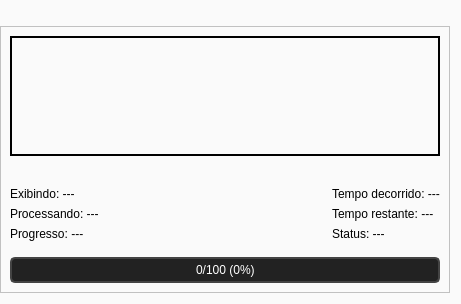
     <widget class="QWidget" name="widget" native="true">
      <property name="palette">
       <palette>
        <active>
         <colorrole role="WindowText">
          <brush brushstyle="SolidPattern">
           <color alpha="255">
            <red>0</red>
            <green>0</green>
            <blue>0</blue>
           </color>
          </brush>
         </colorrole>
         <colorrole role="Button">
          <brush brushstyle="SolidPattern">
           <color alpha="255">
            <red>250</red>
            <green>250</green>
            <blue>250</blue>
           </color>
          </brush>
         </colorrole>
         <colorrole role="Text">
          <brush brushstyle="SolidPattern">
           <color alpha="255">
            <red>0</red>
            <green>0</green>
            <blue>0</blue>
           </color>
          </brush>
         </colorrole>
         <colorrole role="ButtonText">
          <brush brushstyle="SolidPattern">
           <color alpha="255">
            <red>0</red>
            <green>0</green>
            <blue>0</blue>
           </color>
          </brush>
         </colorrole>
         <colorrole role="Base">
          <brush brushstyle="SolidPattern">
           <color alpha="255">
            <red>250</red>
            <green>250</green>
            <blue>250</blue>
           </color>
          </brush>
         </colorrole>
         <colorrole role="Window">
          <brush brushstyle="SolidPattern">
           <color alpha="255">
            <red>250</red>
            <green>250</green>
            <blue>250</blue>
           </color>
          </brush>
         </colorrole>
         <colorrole role="PlaceholderText">
          <brush brushstyle="SolidPattern">
           <color alpha="128">
            <red>0</red>
            <green>0</green>
            <blue>0</blue>
           </color>
          </brush>
         </colorrole>
        </active>
        <inactive>
         <colorrole role="WindowText">
          <brush brushstyle="SolidPattern">
           <color alpha="255">
            <red>0</red>
            <green>0</green>
            <blue>0</blue>
           </color>
          </brush>
         </colorrole>
         <colorrole role="Button">
          <brush brushstyle="SolidPattern">
           <color alpha="255">
            <red>250</red>
            <green>250</green>
            <blue>250</blue>
           </color>
          </brush>
         </colorrole>
         <colorrole role="Text">
          <brush brushstyle="SolidPattern">
           <color alpha="255">
            <red>0</red>
            <green>0</green>
            <blue>0</blue>
           </color>
          </brush>
         </colorrole>
         <colorrole role="ButtonText">
          <brush brushstyle="SolidPattern">
           <color alpha="255">
            <red>0</red>
            <green>0</green>
            <blue>0</blue>
           </color>
          </brush>
         </colorrole>
         <colorrole role="Base">
          <brush brushstyle="SolidPattern">
           <color alpha="255">
            <red>250</red>
            <green>250</green>
            <blue>250</blue>
           </color>
          </brush>
         </colorrole>
         <colorrole role="Window">
          <brush brushstyle="SolidPattern">
           <color alpha="255">
            <red>250</red>
            <green>250</green>
            <blue>250</blue>
           </color>
          </brush>
         </colorrole>
         <colorrole role="PlaceholderText">
          <brush brushstyle="SolidPattern">
           <color alpha="128">
            <red>0</red>
            <green>0</green>
            <blue>0</blue>
           </color>
          </brush>
         </colorrole>
        </inactive>
        <disabled>
         <colorrole role="WindowText">
          <brush brushstyle="SolidPattern">
           <color alpha="255">
            <red>0</red>
            <green>0</green>
            <blue>0</blue>
           </color>
          </brush>
         </colorrole>
         <colorrole role="Button">
          <brush brushstyle="SolidPattern">
           <color alpha="255">
            <red>250</red>
            <green>250</green>
            <blue>250</blue>
           </color>
          </brush>
         </colorrole>
         <colorrole role="Text">
          <brush brushstyle="SolidPattern">
           <color alpha="255">
            <red>0</red>
            <green>0</green>
            <blue>0</blue>
           </color>
          </brush>
         </colorrole>
         <colorrole role="ButtonText">
          <brush brushstyle="SolidPattern">
           <color alpha="255">
            <red>0</red>
            <green>0</green>
            <blue>0</blue>
           </color>
          </brush>
         </colorrole>
         <colorrole role="Base">
          <brush brushstyle="SolidPattern">
           <color alpha="255">
            <red>250</red>
            <green>250</green>
            <blue>250</blue>
           </color>
          </brush>
         </colorrole>
         <colorrole role="Window">
          <brush brushstyle="SolidPattern">
           <color alpha="255">
            <red>250</red>
            <green>250</green>
            <blue>250</blue>
           </color>
          </brush>
         </colorrole>
         <colorrole role="PlaceholderText">
          <brush brushstyle="SolidPattern">
           <color alpha="128">
            <red>0</red>
            <green>0</green>
            <blue>0</blue>
           </color>
          </brush>
         </colorrole>
        </disabled>
       </palette>
      </property>
      <layout class="QVBoxLayout" name="verticalLayout_58">
       <property name="leftMargin">
        <number>0</number>
       </property>
       <item>
        <spacer name="verticalSpacer_7">
         <property name="orientation">
          <enum>Qt::Orientation::Vertical</enum>
         </property>
         <property name="sizeType">
          <enum>QSizePolicy::Policy::Fixed</enum>
         </property>
         <property name="sizeHint" stdset="0">
          <size>
           <width>20</width>
           <height>15</height>
          </size>
         </property>
        </spacer>
       </item>
       <item>
        <widget class="QFrame" name="frame">
         <property name="enabled">
          <bool>true</bool>
         </property>
         <property name="minimumSize">
          <size>
           <width>450</width>
           <height>0</height>
          </size>
         </property>
         <property name="styleSheet">
          <string notr="true">* {
	font-family: &quot;Arial&quot;;
    font-size: 12px;
	background-color: #FAFAFA;
	color: #000;
}

QTabBar::tab {
    background-color: #D3D3D3; /* Cor de fundo das abas */
    color: #000;
    padding: 8px 12px;
    border: 1px solid #B1B1B1;
    border-bottom: none; /*Remove a borda inferior das abas */
}

QTabBar::tab:selected {
    background-color: #FAFAFA; /* Fundo da aba selecionada */
	color: #000;
}

QTabWidget::pane {
    border: 1px solid #B1B1B1; /* Borda ao redor do conteúdo */
    top: -1px; /* Sobe o conteúdo para &quot;colar&quot; na aba */
}

QLineEdit {
	border: 1px solid #B1B1B1;
	border-radius: 20px;
	color: #0000;
	background-color: #FAFAFA;
	padding: 2px 4px 2px 4px;
}

QLineEdit:disabled {
    background-color: #D3D3D3; /* Fundo cinza */
    color: #A9A9A9; /* Texto desbotado */
}

QComboBox {
	border: 1px solid #B1B1B1;
	border-radius: 20px;
	color: #000;
	backgroundColor: #FAFAFA;
	padding: 2px 4px 2px 4px;
}

QComboBox:disabled {
    background-color: #D3D3D3; /* Fundo cinza */
    color: #A9A9A9; /* Texto desbotado */
}

QComboBox::drop-down {
    width: 20px;
	border: none;
	background-color: #FAFAFA;
}

QComboBox::drop-down:disabled {
	background-color: #D3D3D3; /* Fundo cinza */
    color: #A9A9A9; /* Texto desbotado */
}

QComboBox::down-arrow {
    image: url(:/Assets/assets/select_arrow.png);
	width: 10px;
}

QPushButton {
	padding: 3px 9px;
	border-radius: 3px;
	background-color: #888585;
	color: #FFF;
}

QPushButton:hover {
	background-color: #7A7A7A;
}

QPushButton:disabled {
    background-color: #D3D3D3; /* Fundo cinza */
    color: #A9A9A9; /* Texto desbotado */
    border: 1px solid #CCCCCC;
    opacity: 0.6; /* Diminui a opacidade */
}
</string>
         </property>
         <property name="frameShape">
          <enum>QFrame::Shape::StyledPanel</enum>
         </property>
         <property name="frameShadow">
          <enum>QFrame::Shadow::Raised</enum>
         </property>
         <layout class="QVBoxLayout" name="verticalLayout_23">
          <item>
           <widget class="QLabel" name="imageLabel">
            <property name="enabled">
             <bool>false</bool>
            </property>
            <property name="sizePolicy">
             <sizepolicy hsizetype="Expanding" vsizetype="Expanding">
              <horstretch>0</horstretch>
              <verstretch>0</verstretch>
             </sizepolicy>
            </property>
            <property name="minimumSize">
             <size>
              <width>140</width>
              <height>120</height>
             </size>
            </property>
            <property name="maximumSize">
             <size>
              <width>430</width>
              <height>370</height>
             </size>
            </property>
            <property name="layoutDirection">
             <enum>Qt::LayoutDirection::LeftToRight</enum>
            </property>
            <property name="autoFillBackground">
             <bool>false</bool>
            </property>
            <property name="styleSheet">
             <string notr="true">QFrame {
    border: 2px solid black;
}</string>
            </property>
            <property name="text">
             <string/>
            </property>
            <property name="scaledContents">
             <bool>false</bool>
            </property>
            <property name="alignment">
             <set>Qt::AlignmentFlag::AlignCenter</set>
            </property>
           </widget>
          </item>
          <item>
           <layout class="QHBoxLayout" name="horizontalLayout_16">
            <property name="topMargin">
             <number>25</number>
            </property>
            <property name="bottomMargin">
             <number>10</number>
            </property>
            <item>
             <layout class="QVBoxLayout" name="verticalLayout_30">
              <item>
               <widget class="QLabel" name="currentDisplayedImageLabel">
                <property name="text">
                 <string>Exibindo: ---</string>
                </property>
               </widget>
              </item>
              <item>
               <widget class="QLabel" name="currentProcessingImageLabel">
                <property name="text">
                 <string>Processando: ---</string>
                </property>
               </widget>
              </item>
              <item>
               <widget class="QLabel" name="currentProgressLabel">
                <property name="text">
                 <string>Progresso: ---</string>
                </property>
               </widget>
              </item>
             </layout>
            </item>
            <item>
             <spacer name="horizontalSpacer_17">
              <property name="orientation">
               <enum>Qt::Orientation::Horizontal</enum>
              </property>
              <property name="sizeHint" stdset="0">
               <size>
                <width>40</width>
                <height>20</height>
               </size>
              </property>
             </spacer>
            </item>
            <item>
             <layout class="QVBoxLayout" name="verticalLayout_31">
              <item>
               <widget class="QLabel" name="elapsedTimeLabel">
                <property name="text">
                 <string>Tempo decorrido: ---</string>
                </property>
               </widget>
              </item>
              <item>
               <widget class="QLabel" name="remainingTimeLabel">
                <property name="text">
                 <string>Tempo restante: ---</string>
                </property>
               </widget>
              </item>
              <item>
               <widget class="QLabel" name="currentStatusLabel">
                <property name="text">
                 <string>Status: ---</string>
                </property>
               </widget>
              </item>
             </layout>
            </item>
           </layout>
          </item>
          <item>
           <widget class="QProgressBar" name="progressBar">
            <property name="styleSheet">
             <string notr="true">QProgressBar {
    border: 2px solid #444;
    border-radius: 5px;
    text-align: center; /* centraliza o texto */
    color: white;
    background-color: #222;
}

QProgressBar::chunk {
    background-color: #00c853; /* verde */
    border-radius: 3px;
}</string>
            </property>
            <property name="value">
             <number>0</number>
            </property>
            <property name="format">
             <string>%v/%m (%p%)</string>
            </property>
           </widget>
          </item>
         </layout>
        </widget>
       </item>
      </layout>
     </widget>
